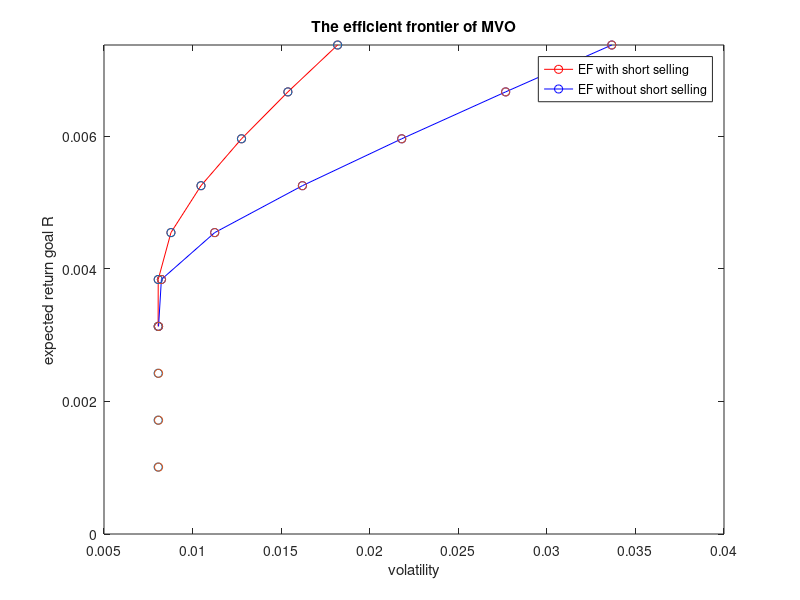

The MATLAB source for this figure:
 
%Q: Symmetric matrix represents the quadratic term in objective
Q = [0.00113327, -0.00012307, 0.00068210; 
    -0.00012307, 0.00009850, -0.00002484; 
    0.00068210, -0.00002484, 0.00106246;];
%c: Coefficient vector for the linear term in objective
c = [0 0 0]';
%A, b: Inequality constraints (<)
A = -[0.00738002, 0.00300033, 0.00100985];

%Aeq, beq: Equality constraints
Aeq = [1 1 1]; 
beq = [1];

%lb, ub: Variable bounds
ub = [inf; inf; inf;];
% lb without constrain (allow short selling)
lb_1 = [-inf; -inf; -inf;]; 
% lb with constrain (not allow short selling)
lb_2 = [0; 0; 0;]; 
  
 
R = linspace(0.00100985,0.00738002,10); %expected return goal
var_1 = []; %variance of protfolio with short selling 
var_2 = []; %variance of protfolio without short selling 
vol_1 = []; %volatility of protfolio with short selling 
vol_2= [];  %volatility of protfolio without short selling 
weight_1 = []; %portfolio weight with short selling 
weight_2 = []; %portfolio weight without short selling

for i=1:10  
    b = -R(i);
    %without constrain (allow short selling)
    [x_1, fval_1, exitflag_1, output_1, lambda_1] = quadprog(Q, c, A, b, Aeq, beq, lb_1, ub);
    weight_1= [weight_1;x_1'];
    var_1 = [var_1;(fval_1*2)];
    vol_1 = [vol_1;sqrt(fval_1*2)];
    
    % lb with constrain (not allow short selling)
    [x_2, fval_2, exitflag_2, output_2, lambda_2] = quadprog(Q, c, A, b, Aeq, beq, lb_2, ub);
    weight_2= [weight_2;x_2'];
    var_2 = [var_2;(fval_2*2)];
    vol_2 = [vol_2;sqrt(fval_2*2)];
end

% plot efficient frontier and points correspond to R
plot(vol_1(4:10),R(4:10),'r-o',vol_2(4:10),R(4:10),'b-o',vol_1,R,'o',vol_2,R,'o')
legend('EF with short selling','EF without short selling') 
ylim([0,0.00738002]) 
ylabel('expected return goal R')
xlabel('volatility')
title('The efficient frontier of MVO')

format long
fprintf('portfolio allow short selling:\n')
fprintf('portfolio weight:\n')
weight_1
fprintf('portfolio variance:\n')
var_1

fprintf('portfolio not allow short selling:\n')
fprintf('portfolio weight:\n')
weight_2
fprintf('portfolio variance:\n')
var_2





 


